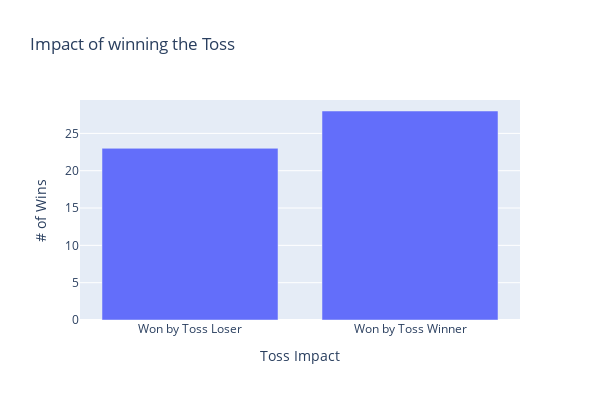

Notebook code cell kept with this figure:
### Code cell
px.bar(toss_results,x='Toss Impact',y='# of Wins',width=600,height=400,title='Impact of winning the Toss')

### Figure 1 — Plotly figure (JSON) as saved in the notebook; plotly's stock layout.template omitted (floating-point values rounded to 4 significant figures)
{"data": [{"alignmentgroup": "True", "hovertemplate": "Toss Impact=%{x}<br># of Wins=%{y}<extra></extra>", "legendgroup": "", "marker": {"color": "#636efa", "pattern": {"shape": ""}}, "name": "", "offsetgroup": "", "orientation": "v", "showlegend": false, "textposition": "auto", "type": "bar", "x": ["Won by Toss Loser", "Won by Toss Winner"], "xaxis": "x", "y": [23, 28], "yaxis": "y"}], "layout": {"barmode": "relative", "height": 400, "legend": {"tracegroupgap": 0}, "title": {"text": "Impact of winning the Toss"}, "width": 600, "xaxis": {"anchor": "y", "domain": [0, 1], "title": {"text": "Toss Impact"}}, "yaxis": {"anchor": "x", "domain": [0, 1], "title": {"text": "# of Wins"}}}}
